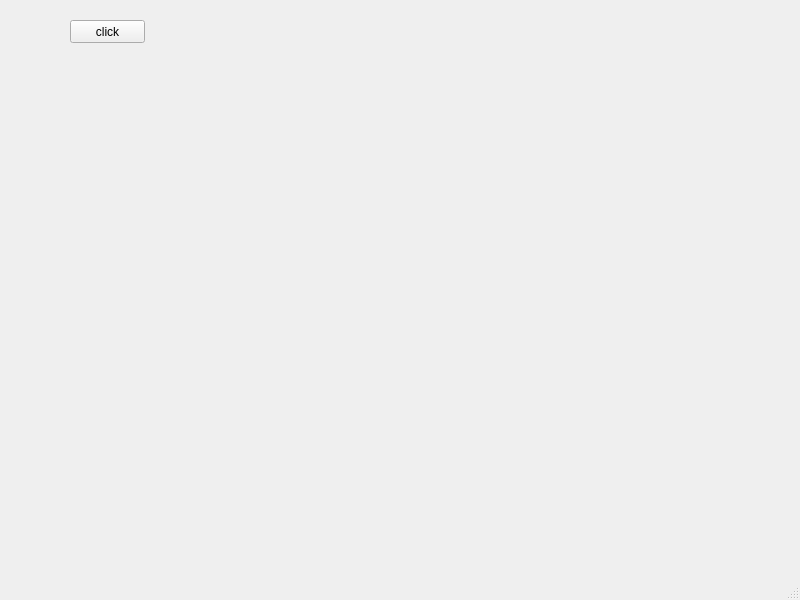
<?xml version="1.0" encoding="UTF-8"?>
<ui version="4.0">
 <class>MainWindow</class>
 <widget class="QMainWindow" name="MainWindow">
  <property name="geometry">
   <rect>
    <x>0</x>
    <y>0</y>
    <width>800</width>
    <height>600</height>
   </rect>
  </property>
  <property name="windowTitle">
   <string>MainWindow</string>
  </property>
  <widget class="QWidget" name="centralwidget">
   <widget class="QPushButton" name="pushButton">
    <property name="geometry">
     <rect>
      <x>70</x>
      <y>20</y>
      <width>75</width>
      <height>23</height>
     </rect>
    </property>
    <property name="text">
     <string>click</string>
    </property>
   </widget>
  </widget>
  <widget class="QMenuBar" name="menubar">
   <property name="geometry">
    <rect>
     <x>0</x>
     <y>0</y>
     <width>800</width>
     <height>21</height>
    </rect>
   </property>
  </widget>
  <widget class="QStatusBar" name="statusbar"/>
 </widget>
 <resources/>
 <connections/>
</ui>
